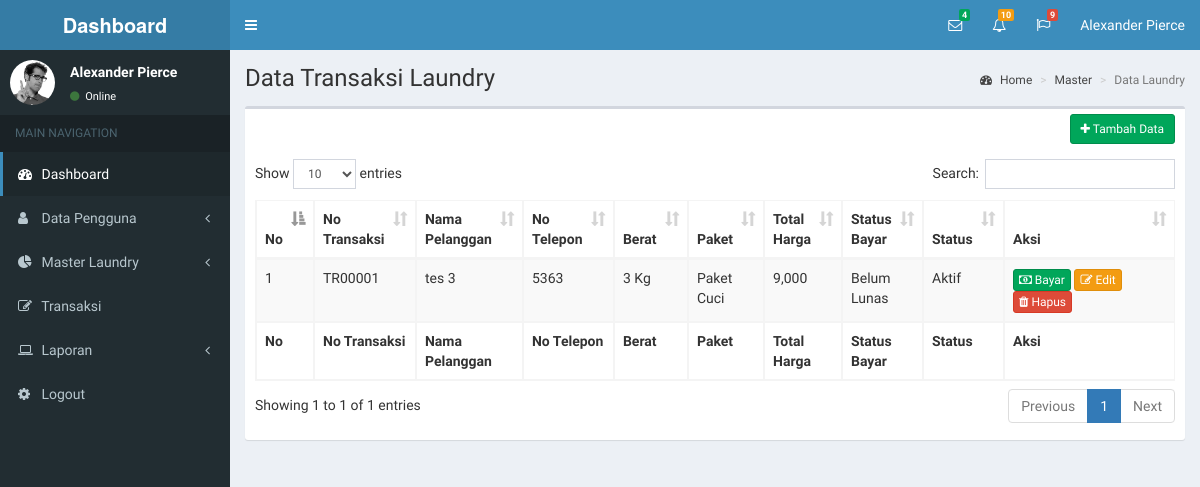
The page /transaksi on the database as committed earlier.
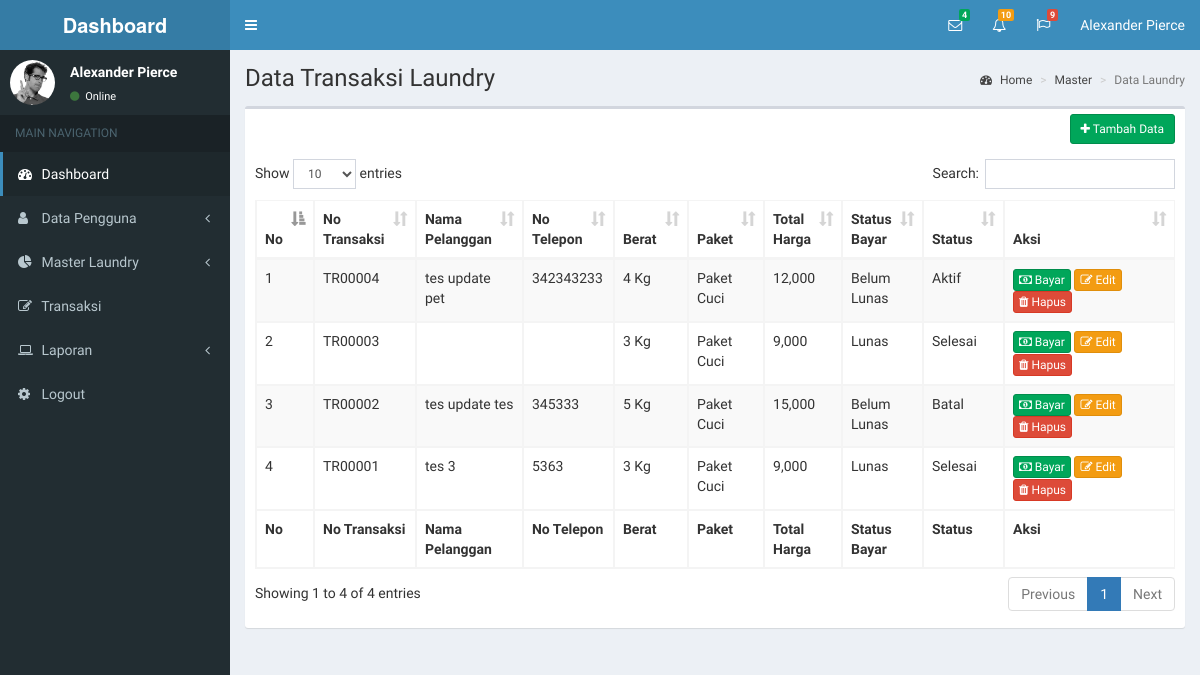
The same page on the database as committed later.
### tables this page shows
CREATE TABLE `tb_transaksi` (
  `id_transaksi` int(11) NOT NULL,
  `id_pelanggan` int(11) NOT NULL,
  `id_jenis_laundry` int(11) NOT NULL,
  `no_transaksi` varchar(10) NOT NULL,
  `harga_paket` int(7) NOT NULL,
  `berat_barang` int(3) NOT NULL,
  `total_harga` int(7) NOT NULL,
  `tgl_transaksi` date NOT NULL,
  `status_transaksi` varchar(25) NOT NULL,
  `status_bayar` varchar(25) NOT NULL,
  `catatan_pelanggan` text NOT NULL,
  `deleted` int(1) NOT NULL
);

CREATE TABLE `tb_pelanggan` (
  `id_pelanggan` int(11) NOT NULL,
  `nama_pelanggan` varchar(50) NOT NULL,
  `email_pelanggan` varchar(50) NOT NULL,
  `password_pelanggan` text NOT NULL,
  `no_telepon_pelanggan` varchar(13) NOT NULL,
  `alamat_pelanggan` text NOT NULL,
  `deleted` int(11) NOT NULL
);

CREATE TABLE `tb_jenis_laundry` (
  `id_jenis_laundry` int(11) NOT NULL,
  `nama_jenis_laundry` varchar(50) NOT NULL,
  `harga_jenis_laundry` varchar(6) NOT NULL,
  `deskripsi_jenis_laundry` text NOT NULL,
  `deleted` int(11) NOT NULL
);

### application/controllers/Dashboard_controller.php (called while the page is built, shortened)
<?php defined('BASEPATH')OR exit('No dirrect access allowed');
    class Dashboard_controller extends CI_Controller{
        public function __construct(){
            $this->load->model('Dashboard_model');
        }
        public function transaksi_laundry(){
            $data['listtransaksi'] = $this->Dashboard_model->get_data_transaksi();
            $this->load->view('header/index-header-dashboard');
            $this->load->view('transaksi/index-data-transaksi',$data);
        }
    }
?>

### index.php (called while the page is built, shortened)
<?php
require_once BASEPATH.'core/CodeIgniter.php';

### application/models/Dashboard_model.php (called while the page is built, shortened)
<?php
    class Dashboard_model extends CI_Model{
        public function get_data_transaksi(){
            return $this->db->where('a.deleted',0)
                            ->select('a.*,b.*,c.*')
                            ->from('tb_transaksi a')
                            ->join('tb_pelanggan b','a.id_pelanggan = b.id_pelanggan','left')
                            ->join('tb_jenis_laundry c','a.id_jenis_laundry = c.id_jenis_laundry','left')
                            ->order_by('a.id_transaksi','DESC')
                            ->get()->result();
        }
    }
?>

### application/views/transaksi/index-data-transaksi.php (the view, shortened to what this page needs)
<!DOCTYPE html>
<html>
  <head>
    <link rel="stylesheet" href="<?php echo base_url();?>assets/bootstrap/css/bootstrap.min.css">
    <link rel="stylesheet" href="https://maxcdn.bootstrapcdn.com/font-awesome/4.4.0/css/font-awesome.min.css">
    <link rel="stylesheet" href="https://code.ionicframework.com/ionicons/2.0.1/css/ionicons.min.css">
    <link rel="stylesheet" href="<?php echo base_url();?>assets/plugins/datatables/dataTables.bootstrap.css">
    <link rel="stylesheet" href="<?php echo base_url();?>assets/dist/css/AdminLTE.min.css">
    <link rel="stylesheet" href="<?php echo base_url();?>assets/dist/css/skins/_all-skins.min.css">
  </head>
  <body class="hold-transition skin-blue sidebar-mini">
    <div class="wrapper">
      <div class="content-wrapper">
        <section class="content-header">
          <h1>
            Data Transaksi Laundry
          </h1>
          <ol class="breadcrumb">
            <li><a href="#"><i class="fa fa-dashboard"></i> Home</a></li>
            <li><a href="#">Master</a></li>
            <li class="active">Data Laundry</li>
          </ol>
        </section>
        <section class="content">
          <div class="row">
            <div class="col-xs-12">
              <div class="box">
                <div class="box-header">
                  <div class="box-tools pull-right">
                    <a href="<?php echo base_url('formaddtransaksi');?>" class="btn btn-sm btn-success"><i class="fa fa-plus"></i> Tambah Data</a>
                  </div>
                  <br>
                </div>
                <div class="box-body">
                  <table id="example1" class="table table-bordered table-striped">
                    <thead>
                      <tr>
                        <th width="10px">No</th>
                        <th>No Transaksi</th>
                        <th>Nama Pelanggan</th>
                        <th>No Telepon</th>
                        <th>Berat</th>
                        <th>Paket</th>
                        <th>Total Harga</th>
                        <th>Status Bayar</th>
                        <th>Status</th>
                        <th width="150px">Aksi</th>
                      </tr>
                    </thead>
                    <tbody>
                      <?php
                        $no=1;
                        foreach($listtransaksi as $transaksi) {
                      ?>
                        <tr>
                          <td><?php echo $no++;?></td>
                          <td><?php echo $transaksi->no_transaksi;?></td>
                          <td><?php echo $transaksi->nama_pelanggan;?></td>
                          <td><?php echo $transaksi->no_telepon_pelanggan;?></td>
                          <td><?php echo $transaksi->berat_barang;?> Kg</td>
                          <td><?php echo $transaksi->nama_jenis_laundry;?></td>
                          <td><?php echo number_format($transaksi->total_harga);?></td>
                          <td><?php echo $transaksi->status_bayar;?></td>
                          <td><?php echo $transaksi->status_transaksi;?></td>
                          <td>
                          <a class="btn btn-xs btn-success" href="<?php echo base_url('frombayartransaksi/'.$transaksi->id_transaksi);?>"><i class="fa fa-money"></i> Bayar</a>
                            <a class="btn btn-xs btn-warning" href="<?php echo base_url('formeditjenislaundry/'.$transaksi->id_transaksi);?>"><i class="fa fa-edit"></i> Edit</a>
                            <a class="btn btn-xs btn-danger" data-toggle="modal" data-target="#modalhapus_<?php echo $transaksi->id_transaksi;?>"><i class="fa fa-trash"></i> Hapus</a>
                          </td>
                        </tr>
                      <?php } ?>
                    </tbody>
                    <tfoot>
                      <tr>
                        <th width="10px">No</th>
                        <th>No Transaksi</th>
                        <th>Nama Pelanggan</th>
                        <th>No Telepon</th>
                        <th>Berat</th>
                        <th>Paket</th>
                        <th>Total Harga</th>
                        <th>Status Bayar</th>
                        <th>Status</th>
                        <th width="90px">Aksi</th>
                      </tr>
                    </tfoot>
                  </table>
                </div>
              </div>
            </div>
          </div>
        </section>
      </div>
    </div>
  </body>
</html>

### application/views/header/index-header-dashboard.php (shortened to what this page needs)
<!DOCTYPE html>
<html>
  <head>
    <link rel="stylesheet" href="<?php echo base_url();?>assets/bootstrap/css/bootstrap.min.css">
    <link rel="stylesheet" href="https://maxcdn.bootstrapcdn.com/font-awesome/4.4.0/css/font-awesome.min.css">
    <link rel="stylesheet" href="https://code.ionicframework.com/ionicons/2.0.1/css/ionicons.min.css">
    <link rel="stylesheet" href="<?php echo base_url();?>assets/plugins/jvectormap/jquery-jvectormap-1.2.2.css">
    <link rel="stylesheet" href="<?php echo base_url();?>assets/dist/css/AdminLTE.min.css">
    <link rel="stylesheet" href="<?php echo base_url();?>assets/dist/css/skins/_all-skins.min.css">
    <link rel="stylesheet" href="<?php echo base_url();?>assets/plugins/colorpicker/bootstrap-colorpicker.min.css">
    <link rel="stylesheet" href="<?php echo base_url();?>assets/plugins/timepicker/bootstrap-timepicker.min.css">
    <link rel="stylesheet" href="<?php echo base_url();?>assets/plugins/select2/select2.min.css">
    <link rel="stylesheet" href="<?php echo base_url();?>assets/plugins/datatables/dataTables.bootstrap.css">
  </head>
  <body class="hold-transition skin-blue sidebar-mini">
    <div class="wrapper">
      <header class="main-header">
        <a href="index2.html" class="logo">
          <span class="logo-lg"><b>Dashboard</b></span>
        </a>
        <nav class="navbar navbar-static-top" role="navigation">
          <a href="#" class="sidebar-toggle" data-toggle="offcanvas" role="button">
          </a>
          <div class="navbar-custom-menu">
            <ul class="nav navbar-nav">
              <li class="dropdown messages-menu">
                <a href="#" class="dropdown-toggle" data-toggle="dropdown">
                  <i class="fa fa-envelope-o"></i>
                  <span class="label label-success">4</span>
                </a>
              </li>
              <li class="dropdown notifications-menu">
                <a href="#" class="dropdown-toggle" data-toggle="dropdown">
                  <i class="fa fa-bell-o"></i>
                  <span class="label label-warning">10</span>
                </a>
              </li>
              <li class="dropdown tasks-menu">
                <a href="#" class="dropdown-toggle" data-toggle="dropdown">
                  <i class="fa fa-flag-o"></i>
                  <span class="label label-danger">9</span>
                </a>
              </li>
              <li class="dropdown user user-menu">
                <a href="#" class="dropdown-toggle" data-toggle="dropdown">
                  <span class="hidden-xs">Alexander Pierce</span>
                </a>
              </li>
            </ul>
          </div>
        </nav>
      </header>
      <aside class="main-sidebar">
        <section class="sidebar">
          <div class="user-panel">
            <div class="pull-left image">
              <img src="<?php echo base_url();?>assets/dist/img/user2-160x160.jpg" class="img-circle" alt="User Image">
            </div>
            <div class="pull-left info">
              <p>Alexander Pierce</p>
              <a href="#"><i class="fa fa-circle text-success"></i> Online</a>
            </div>
          </div>
          <ul class="sidebar-menu">
            <li class="header">MAIN NAVIGATION</li>
            <li class="active">
              <a href="<?php echo base_url('dashboard');?>">
                <i class="fa fa-dashboard"></i> <span>Dashboard</span>
              </a>
            </li>
            <li class="treeview">
              <a href="#">
                <i class="fa fa-user"></i>
                <span>Data Pengguna</span> <i class="fa fa-angle-left pull-right"></i>
              </a>
            </li>
            <li class="treeview">
              <a href="#">
                <i class="fa fa-pie-chart"></i>
                <span>Master Laundry</span>
                <i class="fa fa-angle-left pull-right"></i>
              </a>
            </li>
            <li>
              <a href="<?php echo base_url('transaksi');?>">
                <i class="fa fa-edit"></i> <span>Transaksi</span>
              </a>
            </li>
            <li class="treeview">
              <a href="#">
                <i class="fa fa-laptop"></i>
                <span>Laporan</span>
                <i class="fa fa-angle-left pull-right"></i>
              </a>
            </li>
            <li>
              <a href="pages/calendar.html">
                <i class="fa fa-gear"></i> <span>Logout</span>
              </a>
            </li>
          </ul>
        </section>
      </aside>

Rows that differ between the two databases and show on the page:
added tb_transaksi: no_transaksi "TR00004", id_pelanggan.nama_pelanggan "tes update pet", id_pelanggan.no_telepon_pelanggan "342343233", berat_barang "4", id_jenis_laundry.nama_jenis_laundry "Paket Cuci", total_harga "12,000", status_bayar "Belum Lunas", status_transaksi "Aktif"
added tb_transaksi: no_transaksi "TR00003", berat_barang "3", id_jenis_laundry.nama_jenis_laundry "Paket Cuci", total_harga "9,000", status_bayar "Lunas", status_transaksi "Selesai"
added tb_transaksi: no_transaksi "TR00002", id_pelanggan.nama_pelanggan "tes update tes", id_pelanggan.no_telepon_pelanggan "345333", berat_barang "5", id_jenis_laundry.nama_jenis_laundry "Paket Cuci", total_harga "15,000", status_bayar "Belum Lunas", status_transaksi "Batal"
changed tb_transaksi "TR00001": status_bayar "Belum Lunas" → "Lunas"; status_transaksi "Aktif" → "Selesai"
Other text that changed with them:
text written by a page script: "Show entries Search: Showing 1 to 1 of 1 entries Previous 1 Next" → "Show entries Search: Showing 1 to 4 of 4 entries Previous 1 Next"
